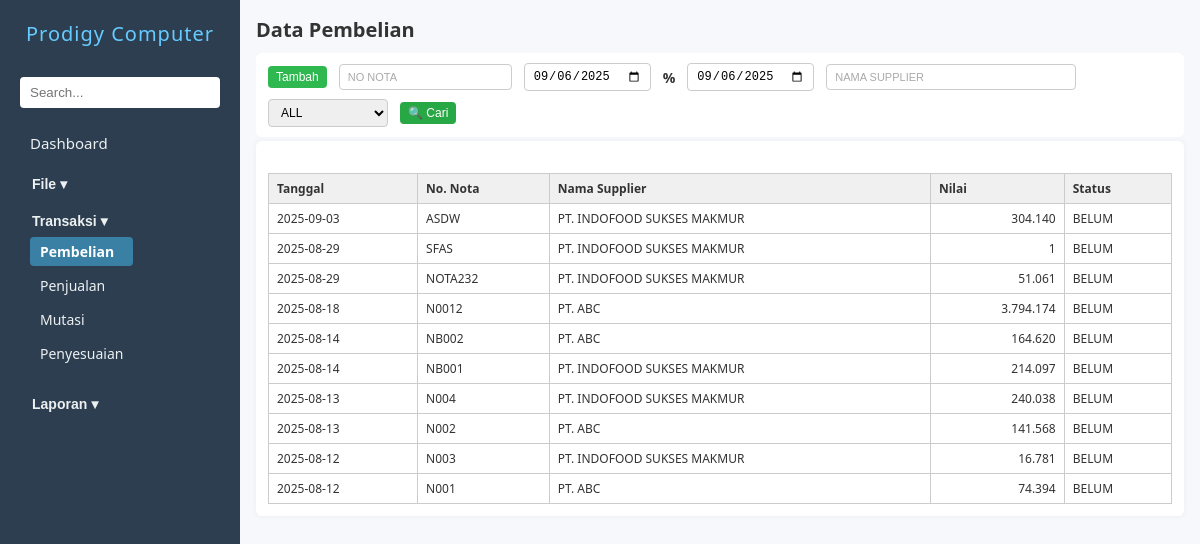
The page /pembelian.php (signed in) on the database its author committed.
### tables this page shows
CREATE TABLE `zbeli` (
  `nonota` char(30) DEFAULT NULL,
  `tgl` date DEFAULT NULL,
  `kodesup` char(10) DEFAULT NULL,
  `kodegd` char(10) NOT NULL,
  `nilai` double DEFAULT 0,
  `lunas` int(11) DEFAULT 0,
  `tgltempo` date DEFAULT NULL,
  `ppn` double(10,2) DEFAULT 0.00,
  `hppn` double(10,2) DEFAULT 0.00,
  `disc1` double(10,2) DEFAULT 0.00,
  `hdisc1` double(10,2) DEFAULT 0.00,
  `disc2` double(10,2) DEFAULT 0.00,
  `hdisc2` double(10,2) DEFAULT 0.00,
  `disc3` double(10,2) DEFAULT 0.00,
  `hdisc3` double(10,2) DEFAULT 0.00,
  `ket` varchar(1000) DEFAULT NULL,
  `operator` char(10) DEFAULT '',
  `logtime` timestamp NOT NULL DEFAULT current_timestamp()
);

CREATE TABLE `zsupplier` (
  `kodesup` char(10) NOT NULL,
  `namasup` tinytext NOT NULL,
  `alamat` tinytext NOT NULL,
  `kota` tinytext NOT NULL,
  `ktp` char(20) NOT NULL,
  `npwp` char(30) NOT NULL
);

### pembelian.php (the view, shortened to what this page needs)
<?php
include 'koneksi.php';
$query = mysqli_query($conn, "
    SELECT zbeli.tgl, zbeli.nonota, zsupplier.namasup, zbeli.nilai, zbeli.lunas
    FROM zbeli
    JOIN zsupplier ON zbeli.kodesup = zsupplier.kodesup
    ORDER BY zbeli.tgl DESC, zbeli.nonota DESC
    LIMIT 10
");
?>
<!DOCTYPE html>
<html lang="en">
<head>
    <link rel="stylesheet" href="navbar.css" />
    <link rel="stylesheet" href="form.css" />
</head>
<body>
    <?php
    include 'navbar.php';
    $hakUbah   = $aksesEdit['tambah'];?>
    <main>
        <h2>Data Pembelian</h2>
        <div class="action-bar">
            <button type="button" name="btnTambah" id="btnTambah" class="action-btn tambah" onclick="cekAkses()">Tambah</button>
            <input type="text" name="noNota" id="inputNoNota" placeholder="No Nota" style="text-transform: uppercase;">
            <input type="date" name="tgl1" id="inputTgl1">
            <span>%</span>
            <input type="date" name="tgl2" id="inputTgl2">
            <input type="text" name="namasup" id="inputNamasup" placeholder="Nama supplier" class="medium-input" style="text-transform: uppercase;">
            <select name="statusBayar" id="statusBayar">
                <option value="all">ALL</option>
            </select>
            <button type="button" name="btnSearch" id="btnSearch" class="action-btn cari" onclick="triggerSearch()">🔍 Cari</button>
        </div>
        <form id="pembelianForm" action="prosespembelian.php" method="POST" enctype="multipart/form-data" onsubmit="return validateForm()">
            <div id="tabelHasil" class="form-grid" style="margin-top: 20px;">
                <table class="tabel-hasil">
                    <thead>
                        <tr>
                            <th>Tanggal</th>
                            <th>No. Nota</th>
                            <th>Nama Supplier</th>
                            <th>Nilai</th>
                            <th>Status</th>
                        </tr>
                    </thead>
                    <tbody>
                        <?php while ($row = mysqli_fetch_assoc($query)): ?>
                            <tr onclick="tampilkanKonfirmasiEdit('<?= $row['nonota'] ?>')">
                                <td><?= $row['tgl'] ?></td>
                                <td><?= $row['nonota'] ?></td>
                                <td><?= $row['namasup'] ?></td>
                                <td style="text-align: right;"><?= number_format($row['nilai'], 0, ',', '.') ?></td>
                                <td><?= $row['lunas'] ? 'LUNAS' : 'BELUM' ?></td>
                            </tr>
                        <?php endwhile; ?>
                    </tbody>
                </table>
            </div>
        </form>
    </main>
</body>
</html>

### form.css (style rules this page uses)
* { box-sizing: border-box; margin: 0; padding: 0; }
body { font-family: "Segoe UI", Tahoma, Geneva, Verdana, sans-serif; display: flex; height: 100vh; background: #f6f8fb; color: #333; }
main { padding: 1rem; flex: 1; overflow-y: auto; }
h2 { margin-bottom: 10px; font-size: 20px; }
form { background: #fff; padding: 12px; border-radius: 6px; box-shadow: 0 0 6px rgba(0, 0, 0, 0.05); }
#btnTambah { background-color: #30b850; }
.tabel-hasil { width: 100%; border-collapse: collapse; font-size: 14px; margin-top: 10px; }
.tabel-hasil th, .tabel-hasil td { border: 1px solid #ccc; padding: 8px 10px; text-align: left; }
.tabel-hasil th { background-color: #f0f0f0; font-weight: bold; }
.medium-input { width: 250px; }
.action-bar { display: flex; flex-wrap: wrap; align-items: center; gap: 8px 12px; margin-bottom: 4px; background-color: #fff; padding: 10px 12px; border-radius: 6px; }
.action-bar input[type="text"], .action-bar input[type="date"], .action-bar select { padding: 5px 8px; font-size: 12px; border: 1px solid #ccc; border-radius: 4px; min-width: 120px; }
.action-bar input[type="text"]::placeholder { font-size: 11px; color: #aaa; }
.action-bar span { font-size: 14px; font-weight: bold; }
.action-bar .action-btn { padding: 4px 8px; font-size: 12px; border: none; color: white; border-radius: 4px; cursor: pointer; transition: 0.3s ease; }
.action-bar .action-btn.tambah { background-color: #30b850; }
.action-bar .action-btn.cari { background-color: #28a745; }
.tabel-hasil { width: 100%; border-collapse: collapse; margin-top: 1em; font-size: 12px; border: 1px solid #ccc; }
.tabel-hasil th, .tabel-hasil td { padding: 6px 8px; border: 1px solid #ccc; text-align: left; background-color: #fff; }
.tabel-hasil th { background-color: #f0f0f0; font-weight: bold; color: #333; }

### rows shown on the page
zbeli: tgl "2025-09-03", nonota "ASDW", zsupplier.namasup "PT. INDOFOOD SUKSES MAKMUR", nilai "304.140", lunas "BELUM"
zbeli: tgl "2025-08-29", nonota "SFAS", zsupplier.namasup "PT. INDOFOOD SUKSES MAKMUR", nilai "1", lunas "BELUM"
zbeli: tgl "2025-08-29", nonota "NOTA232", zsupplier.namasup "PT. INDOFOOD SUKSES MAKMUR", nilai "51.061", lunas "BELUM"
zbeli: tgl "2025-08-18", nonota "N0012", zsupplier.namasup "PT. ABC", nilai "3.794.174", lunas "BELUM"
zbeli: tgl "2025-08-14", nonota "NB002", zsupplier.namasup "PT. ABC", nilai "164.620", lunas "BELUM"
zbeli: tgl "2025-08-14", nonota "NB001", zsupplier.namasup "PT. INDOFOOD SUKSES MAKMUR", nilai "214.097", lunas "BELUM"
zbeli: tgl "2025-08-13", nonota "N004", zsupplier.namasup "PT. INDOFOOD SUKSES MAKMUR", nilai "240.038", lunas "BELUM"
zbeli: tgl "2025-08-13", nonota "N002", zsupplier.namasup "PT. ABC", nilai "141.568", lunas "BELUM"
zbeli: tgl "2025-08-12", nonota "N003", zsupplier.namasup "PT. INDOFOOD SUKSES MAKMUR", nilai "16.781", lunas "BELUM"
zbeli: tgl "2025-08-12", nonota "N001", zsupplier.namasup "PT. ABC", nilai "74.394", lunas "BELUM"

### other values the page prints
$mainmenu "File"
$mainmenu "Transaksi"
$label "Pembelian"
$label "Penjualan"
$label "Mutasi"
$label "Penyesuaian"
$mainmenu "Laporan"
